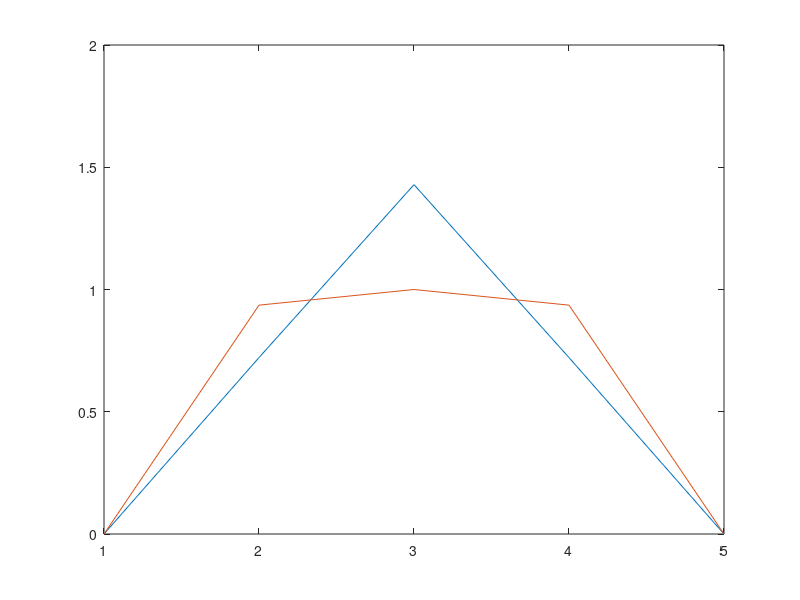

Reproduce this figure in MATLAB.
% function f0=simple_FEM_1D_transient(yita)

N=5;
yita=ones(N,1)*1;
% yita=[0;yita;0];
L=1.0;
h=L/(N-1);
tau=0.4;
dt= 0.01;
xold=ones(N,1);
xold(1)=0;
xold(end)=0;
x_initial=xold;
X=zeros(N,1);
t=0;
time_step=100;
solution_store=zeros(N+1,time_step);

%% allcate memory
A=sparse(N,N);
B=sparse(N,N);
C=sparse(N,N);
D=sparse(N,N);
b=zeros(N,1);

%% A=(f1,f2) come with the modified diffusion term
for i=2:N-1
    A(i,i-1:i+1)=[h/6 2/3*h h/6];
end
A(1, 1:2)=[2/3*h h/6];
A(N,N-1:N)=[h/6 2/3*h];

%% B come with (df1, df2)
for i=2:N-1
    B(i,i-1:i+1)=[-1/h 2/h -1/h];
end
B(1, 1:2)=[2/h -1/h];
B(N,N-1:N)=[-1/h 2/h];

%% C come with (yita_i*f1,f2)
C=A;
D=A;
for i=1:N
    C(i,:)=C(i,:)*yita(i);
end

%% It is so important to choose implicit Euler method here,
%% explicit Euler results in a very small time step.
D=A+dt*(B+C);
    %% apply BC
    D(1,:)=0;
    D(N,:)=0;
    D(1,1)=1;
    D(N,N)=1;
for T=1:time_step
    b=A*xold;
    b(1)=0;
    b(N)=0;
    %% solving
    X=D\b;
    t=t+dt;
    solution_store(:,T)=[t;X];
    xold=X;
end
solution_store=[[0;x_initial] solution_store];

% %% plot solution
% x=linspace(0,L,N);
% for i=1:time_step
%     plot(x,solution_store(2:end,i));
%     title(['T=' num2str(solution_store(1,i))])
%     ylim([0 1])
%     pause( 0 )
% end

%% integrate for f0

f0=zeros(N+1,1);
for j=1:time_step
    value_left=solution_store(:,j).*solution_store(:,time_step-j+2);
    value_right=solution_store(:,j+1).*solution_store(:,time_step-(j+1)+2);
    f0=f0+0.5*(value_left+value_right)*dt;
end
f0(1)=[];

% plot(f0);

%% calculate f0_given
x=linspace(0,L,N);
x_left=x(1:ceil(N*tau/L));
f0_given_left=(exp(4*tau*x_left./(tau*tau-x_left.*x_left))-1).^2./((exp(4*tau*x_left./(tau*tau-x_left.*x_left))+1).^2);
f0_given=ones(1,N);
f0_given(1:length(f0_given_left))=f0_given_left;
f0_given(end-length(f0_given_left)+1:end)=fliplr(f0_given_left);
f0_given(isnan(f0_given)) = 1;
plot(x,f0_given)
f0_given_bar=trapz(x,f0_given);

%% calculate Q
q_final_step_d=solution_store(2:N+1,time_step+1);
Q=trapz(x,q_final_step_d)/L;
% f0(500)
% yita(4)
f0=f0*f0_given_bar/Q;
plot(f0)
hold on;
plot(f0_given);
hold off;
% pause()


